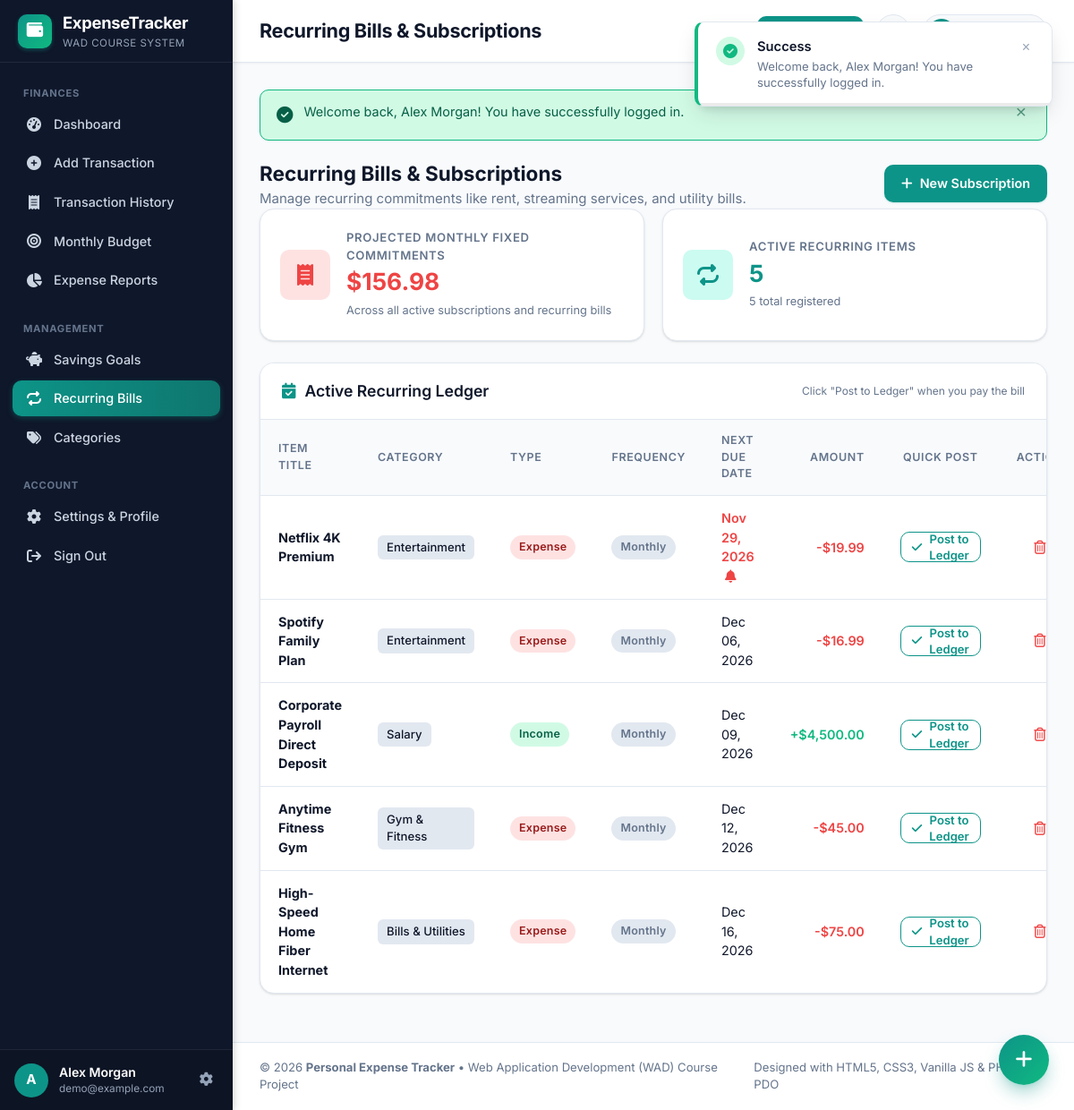
The app's page /pages/recurring.php (signed in) with its own data.
### tables this page shows
CREATE TABLE `recurring_transactions` (
  `id` INT AUTO_INCREMENT PRIMARY KEY,
  `user_id` INT NOT NULL,
  `category_id` INT NOT NULL,
  `type` ENUM('income', 'expense') NOT NULL,
  `title` VARCHAR(120) NOT NULL,
  `amount` DECIMAL(10,2) NOT NULL,
  `frequency` ENUM('weekly', 'monthly', 'yearly') NOT NULL DEFAULT 'monthly',
  `next_due_date` DATE NOT NULL,
  `status` ENUM('active', 'paused') NOT NULL DEFAULT 'active',
  `created_at` TIMESTAMP DEFAULT CURRENT_TIMESTAMP,
  CONSTRAINT `fk_recurring_user` FOREIGN KEY (`user_id`) 
    REFERENCES `users` (`id`) ON DELETE CASCADE,
  CONSTRAINT `fk_recurring_category` FOREIGN KEY (`category_id`) 
    REFERENCES `categories` (`id`) ON DELETE CASCADE
);

CREATE TABLE `categories` (
  `id` INT AUTO_INCREMENT PRIMARY KEY,
  `user_id` INT NULL DEFAULT NULL,
  `name` VARCHAR(60) NOT NULL,
  `type` ENUM('income', 'expense') NOT NULL,
  `created_at` TIMESTAMP DEFAULT CURRENT_TIMESTAMP,
  CONSTRAINT `fk_categories_user` FOREIGN KEY (`user_id`) 
    REFERENCES `users` (`id`) ON DELETE CASCADE
);

### includes/functions.php (called while the page is built, shortened)
<?php
function get_currency_symbol(): string {
    return $_SESSION['user_currency'] ?? '$';
}
function app_url(string $path = ''): string {
    static $baseUrl = null;
    if ($baseUrl === null) {
        $docRoot = str_replace('\\', '/', realpath($_SERVER['DOCUMENT_ROOT'] ?? ''));
        $appRoot = str_replace('\\', '/', dirname(__DIR__));
        if (!empty($docRoot) && strpos($appRoot, $docRoot) === 0) {
            $relative = substr($appRoot, strlen($docRoot));
            $baseUrl = rtrim($relative, '/') . '/';
        }
    }
    return rtrim($baseUrl, '/') . '/' . ltrim($path, '/');
}
function e($value): string {
    return htmlspecialchars((string)($value ?? ''), ENT_QUOTES, 'UTF-8');
}
function format_currency($amount, ?string $symbol = null): string {
    $sym = $symbol ?? get_currency_symbol();
    $num = (float)$amount;
    return $sym . number_format($num, 2);
}
function format_date(string $date, string $format = 'M d, Y'): string {
    $timestamp = strtotime($date);
    return $timestamp ? date($format, $timestamp) : $date;
}

### pages/recurring.php (the view, shortened to what this page needs)
<?php
require_once __DIR__ . '/../includes/auth_check.php';
$userId = get_user_id();
$stmt = $pdo->prepare("
    SELECT r.*, c.name AS category_name
    FROM recurring_transactions r
    JOIN categories c ON r.category_id = c.id
    WHERE r.user_id = :user_id
    ORDER BY r.status ASC, r.next_due_date ASC
");
$stmt->execute([':user_id' => $userId]);
$recurringItems = $stmt->fetchAll();
$monthlyRecurringExpense = 0;
foreach ($recurringItems as $item) {
    if ($item['type'] === 'expense' && $item['status'] === 'active') {
        $amt = (float)$item['amount'];
        if ($item['frequency'] === 'monthly') {
            $monthlyRecurringExpense += $amt;
        } elseif ($item['frequency'] === 'weekly') {
            $monthlyRecurringExpense += ($amt * 4.33);
        } elseif ($item['frequency'] === 'yearly') {
            $monthlyRecurringExpense += ($amt / 12);
        }
    }
}
include __DIR__ . '/../includes/header.php';
?>
<div class="recurring-page">
    <div class="page-intro-header flex-between flex-wrap gap-3">
        <div>
            <h2>Recurring Bills &amp; Subscriptions</h2>
            <p class="text-muted">Manage recurring commitments like rent, streaming services, and utility bills.</p>
        </div>
        <button type="button" class="btn btn-primary" onclick="openCreateRecurringModal();">
            <i class="fa-solid fa-plus"></i> New Subscription
        </button>
    </div>
    <div class="metrics-grid mb-4">
        <div class="metric-card metric-expense">
            <div class="metric-icon"><i class="fa-solid fa-receipt"></i></div>
            <div class="metric-info">
                <span class="metric-title">Projected Monthly Fixed Commitments</span>
                <h3 class="metric-value text-danger"><?= format_currency($monthlyRecurringExpense) ?></h3>
                <span class="metric-sub">Across all active subscriptions and recurring bills</span>
            </div>
        </div>
        <div class="metric-card metric-balance">
            <div class="metric-icon"><i class="fa-solid fa-repeat"></i></div>
            <div class="metric-info">
                <span class="metric-title">Active Recurring Items</span>
                <h3 class="metric-value text-teal"><?= count(array_filter($recurringItems, fn($i) => $i['status'] === 'active')) ?></h3>
                <span class="metric-sub"><?= count($recurringItems) ?> total registered</span>
            </div>
        </div>
    </div>
    <div class="card">
        <div class="card-header flex-between">
            <h3 class="card-title">
                <i class="fa-solid fa-calendar-check text-teal"></i>
                Active Recurring Ledger
            </h3>
            <span class="text-xs text-muted">Click "Post to Ledger" when you pay the bill</span>
        </div>
        <div class="card-body p-0">
            <?php if (!empty($recurringItems)): ?>
                <div class="table-responsive">
                    <table class="data-table">
                        <thead>
                            <tr>
                                <th>Item Title</th>
                                <th>Category</th>
                                <th>Type</th>
                                <th>Frequency</th>
                                <th>Next Due Date</th>
                                <th class="text-right">Amount</th>
                                <th class="text-center">Quick Post</th>
                                <th class="text-center">Action</th>
                            </tr>
                        </thead>
                        <tbody>
                            <?php foreach ($recurringItems as $rec):
                                $isDueSoon = (strtotime($rec['next_due_date']) <= strtotime('+7 days'));
                            ?>
                                <tr>
                                    <td>
                                        <strong><?= e($rec['title']) ?></strong>
                                    </td>
                                    <td>
                                        <span class="category-tag"><?= e($rec['category_name']) ?></span>
                                    </td>
                                    <td>
                                        <span class="badge badge-<?= ($rec['type'] === 'income') ? 'success' : 'danger' ?>">
                                            <?= ucfirst(e($rec['type'])) ?>
                                        </span>
                                    </td>
                                    <td>
                                        <span class="badge badge-secondary"><?= ucfirst(e($rec['frequency'])) ?></span>
                                    </td>
                                    <td>
                                        <span class="<?= $isDueSoon ? 'text-danger font-semibold' : '' ?>">
                                            <?= e(format_date($rec['next_due_date'])) ?>
                                            <?php if ($isDueSoon): ?>
                                                <i class="fa-solid fa-bell text-warning ml-1" title="Due within 7 days!"></i>
                                            <?php endif; ?>
                                        </span>
                                    </td>
                                    <td class="text-right font-semibold <?= ($rec['type'] === 'income') ? 'text-success' : 'text-danger' ?>">
                                        <?= ($rec['type'] === 'income' ? '+' : '-') . format_currency($rec['amount']) ?>
                                    </td>
                                    <td class="text-center">
                                        <form action="<?= e(app_url('actions/process_recurring.php')) ?>" method="POST" style="display:inline;">
                                            <button type="submit" class="btn btn-outline-primary btn-sm" title="Record this bill as a transaction right now">
                                                <i class="fa-solid fa-check"></i> Post to Ledger
                                            </button>
                                        </form>
                                    </td>
                                    <td class="text-center">
                                        <form action="<?= e(app_url('actions/delete_recurring.php')) ?>" method="POST"
                                              onsubmit="return confirm('Delete this recurring subscription?');" style="display:inline;">
                                            <button type="submit" class="btn-icon text-danger" title="Delete">
                                                <i class="fa-regular fa-trash-can"></i>
                                            </button>
                                        </form>
                                    </td>
                                </tr>
                            <?php endforeach; ?>
                        </tbody>
                    </table>
                </div>
            <?php endif; ?>
        </div>
    </div>
</div>
<?php include __DIR__ . '/../includes/footer.php'; ?>

### records on screen
recurring_transactions: title "Netflix 4K Premium", category.name "Entertainment", type "Expense", frequency "Monthly", next_due_date "Nov 29, 2026", amount "$19.99"
recurring_transactions: title "Spotify Family Plan", category.name "Entertainment", type "Expense", frequency "Monthly", next_due_date "Dec 06, 2026", amount "$16.99"
recurring_transactions: title "Corporate Payroll Direct Deposit", category.name "Salary", type "Income", frequency "Monthly", next_due_date "Dec 09, 2026", amount "$4,500.00"
recurring_transactions: title "Anytime Fitness Gym", category.name "Gym & Fitness", type "Expense", frequency "Monthly", next_due_date "Dec 12, 2026", amount "$45.00"
recurring_transactions: title "High-Speed Home Fiber Internet", category.name "Bills & Utilities", type "Expense", frequency "Monthly", next_due_date "Dec 16, 2026", amount "$75.00"

### other values on screen
substr(e(get_user_name()), 0, 1) "A"
get_user_name() "Alex Morgan"
get_user_email() "demo@example.com"
$pageTitle "Recurring Bills & Subscriptions"
$flash['message'] "Welcome back, Alex Morgan! You have successfully logged in."
format_currency($monthlyRecurringExpense) "$156.98"
count($recurringItems) "5"
